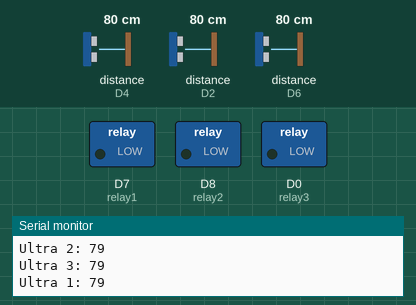
Bench run of a sketch on a simulated ESP8266 (NodeMCU). Parts: switched loads named in the sketch (green lamp = pin HIGH), the last lines printed to the serial monitor. Wiring (inferred from the names in the program): 3 × ultrasonic range finder: trigger D3, echo D4 / trigger D1, echo D2 / trigger D5, echo D6. The inputs (shaded band) are chosen by the test bench; at power-on: distance to the obstacle (sensors on D4, D2, D6) 80 cm. The echo pulse lasts 58.3 µs per cm; WiFi joins after 1.5 s; servers stay silent unless stated; pins used as bus, display or sensor lines are not drawn.

Above: at 3.0 s.
3.1 s: distance to the obstacle (sensor on D4) set to 6 cm
4.6 s: distance to the obstacle (sensor on D4) set to 3 cm
At 6.8 s:
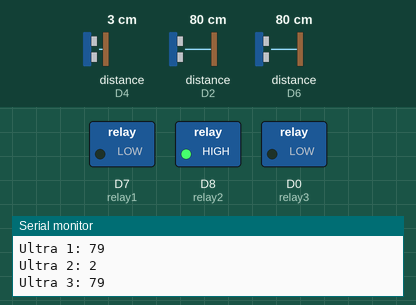
7.1 s: distance to the obstacle (sensor on D2) set to 6 cm
8.6 s: distance to the obstacle (sensor on D2) set to 3 cm
At 10.5 s:
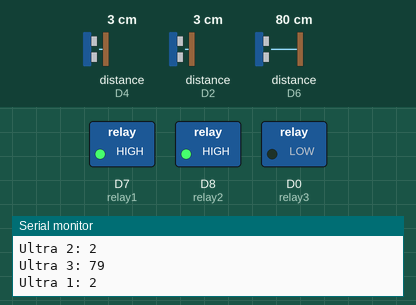
10.9 s: distance to the obstacle (sensor on D6) set to 6 cm
12.4 s: distance to the obstacle (sensor on D6) set to 3 cm
At 14.6 s:
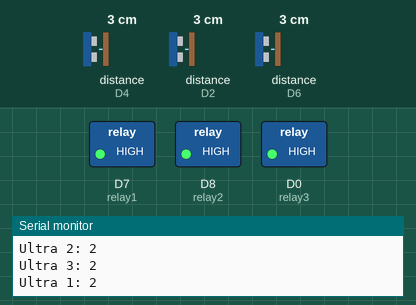
Timing chart, 0 to 15.8 s (numbered marks = the images above; inputs shaded):
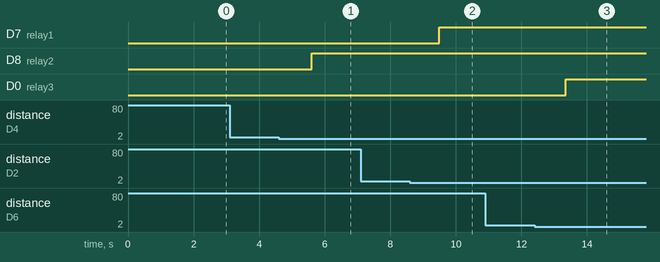

The sketch:

Mobile_App.ino
```cpp
#define BLYNK_TEMPLATE_ID "TMPL63g7Od8A"
#define BLYNK_DEVICE_NAME "Smart car"
#define BLYNK_PRINT Serial
#include <ESP8266WiFi.h>
#include <BlynkSimpleEsp8266.h>

// sensor 1
const int trigPin1 = D1;
const int echoPin1= D2;
const int relay1 = D7;
long duration1;
int distance1;
int safetyDistance1;
// sensor 2
const int trigPin2 = D3;
const int echoPin2= D4;
const int relay2 = D8;
long duration2;
int distance2;
int safetyDistance2;
// sensor 3
const int trigPin3 = D5;
const int echoPin3= D6;
const int relay3 = D0;
long duration3;
int distance3;
int safetyDistance3;

// Take Authorization code

char auth[] = "WBiTmA2wjrfOQzr_1RFdvRjnFcH-I5iL";
char ssid[] = "TP_LINK"; // Your WiFi credentials.
char pass[] = "parth1892"; // Set password to "" for open networks.
BlynkTimer timer;
void setup()
{
  // Debug the console
  Serial.begin(115200);
  Blynk.begin(auth, ssid, pass); // Connect to Blynk using the authorization code and WiFi credentials
  pinMode(trigPin1, OUTPUT); // Sets the trigPin as an Output
  pinMode(echoPin1, INPUT);// Sets the echoPin as an Input
  pinMode(relay1, OUTPUT);// Sets the relay1 pin as an Output
  pinMode(trigPin2, OUTPUT); // Sets the trigPin as an Output
  pinMode(echoPin2, INPUT);// Sets the echoPin as an Input
  pinMode(relay2, OUTPUT);// Sets the echoPin as an Input
  pinMode(trigPin3, OUTPUT); // Sets the trigPin as an Output
  pinMode(echoPin3, INPUT);// Sets the echoPin as an Input
  pinMode(relay3, OUTPUT);// Sets the relay3 pin as an Output
}

void loop()
{
  {
     Blynk.run();// Run Blynk to handle incoming data from the app
     timer.run();  // Run timer to execute scheduled functions
  }
  digitalWrite(trigPin1, LOW);
delayMicroseconds(2);

digitalWrite(trigPin1, HIGH);
delayMicroseconds(10);

digitalWrite(trigPin1,LOW);


duration1 = pulseIn(echoPin1,HIGH);
// Calculating the distance
distance1= duration1*0.034/2;
Serial.print("Ultra 1: ");
delay (100);
Serial.println(distance1);
delay (100);
Blynk.virtualWrite(V0, distance1);// Send distance1 to virtual pin V0 in Blynk app
delay(50);
safetyDistance1 = distance1;
if((distance1>=4))
  {
    digitalWrite(relay1, LOW); // Turn off relay1
    delay(100);
  }
   else if(distance1<=3)
 {
     digitalWrite(relay1, HIGH);// Turn on relay1
     delay(100);
  }


// Read distance from sensor 2
digitalWrite(trigPin2, LOW);
delayMicroseconds(2);

digitalWrite(trigPin2, HIGH);
delayMicroseconds(10);

digitalWrite(trigPin2,LOW);

duration2 = pulseIn(echoPin2,HIGH);// Measure the pulse duration from the echoPin2
// Calculating the distance
distance2= duration2*0.034/2;
Serial.print("Ultra 2: ");// Print the distance read from the sensor2 to the serial monitor
delay (100);
Serial.println(distance2);
delay (100);
Blynk.virtualWrite(V1 , distance2);// Send the distance to the virtual pin V1 on Blynk app
delay(50);
safetyDistance2 = distance2;
if((distance2>=4))// If distance2 is greater than or equal to 4 cm
  {
    digitalWrite(relay2, LOW);// Turn off relay2
    delay(100);
}
   else if(distance2<=3)// If distance2 is less than or equal to 3 cm
 {
     digitalWrite(relay2, HIGH);// Turn on relay2
     delay(100);
   }


// Ultra 3
digitalWrite(trigPin3, LOW);// Set the trigPin3 to LOW
delayMicroseconds(2); // Wait for 2 microseconds

digitalWrite(trigPin3, HIGH); // Send a 10 microsecond pulse to the trigPin3
delayMicroseconds(10);

digitalWrite(trigPin3,LOW);// Set the trigPin3 back to LOW


duration2 = pulseIn(echoPin3,HIGH); // Measure the pulse duration from the echoPin3
// Calculating the distance
distance3= duration2*0.034/2;
Serial.print("Ultra 3: ");// Print the distance read from the sensor3 to the serial monitor
delay (100);
Serial.println(distance3);
delay (100);
Blynk.virtualWrite(V4 , distance3);
delay(50);
safetyDistance3 = distance3;
if((distance3>=4))
  {
    digitalWrite(relay3, LOW);
    delay(100);
}
   else if(distance3<=3)
 {
     digitalWrite(relay3, HIGH);
     delay(100);
   }

}
```

Measured:
- the behaviour switches between 5 and 4 cm on distance to the obstacle (sensor on D4) (found by bisection; images 0 and 1)
- the behaviour switches between 5 and 4 cm on distance to the obstacle (sensor on D2) (found by bisection; images 1 and 2)
- the behaviour switches between 5 and 4 cm on distance to the obstacle (sensor on D6) (found by bisection; images 2 and 3)
- after the input at 4.6 s, D8 (relay2): LOW → HIGH after 1.0 s
- after the input at 8.6 s, D7 (relay1): LOW → HIGH after 0.89 s
- after the input at 12.4 s, D0 (relay3): LOW → HIGH after 0.95 s
